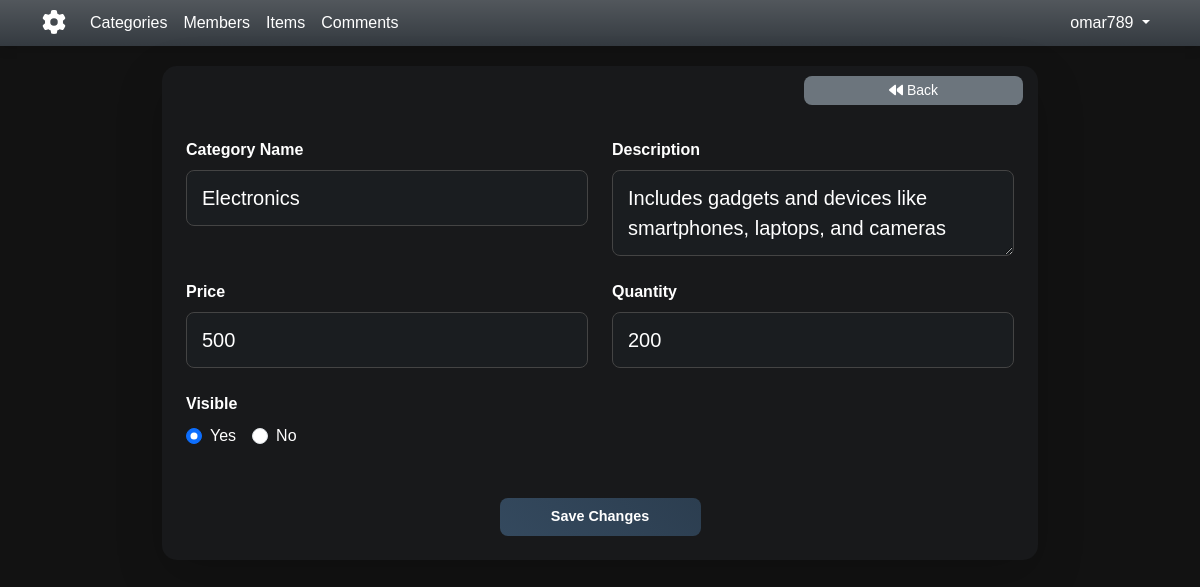
Screenshot of /admin/categories.php?do=edit&catid=1 (signed in) with the database file from the repository.
### tables this page shows
CREATE TABLE `categories` (
  `ID` int NOT NULL,
  `Name` varchar(255) NOT NULL,
  `Description` text,
  `Price` int NOT NULL DEFAULT '0',
  `Quantity` int NOT NULL DEFAULT '0',
  `Visibility` tinyint NOT NULL DEFAULT '0'
);

### admin/pagesCategorie/validEdit.php (called while the page is built, shortened)
<?php
$catid = isset($_GET['catid']) ? filter_var($_GET['catid'], FILTER_VALIDATE_INT) : 0;
$stmt = $con->prepare("SELECT * FROM categories WHERE ID = ?");
$stmt->execute([$catid]);
$cat = $stmt->fetch();
include 'pagesCategorie/edit.php';

### admin/pagesCategorie/edit.php (the view, shortened to what this page needs)
<div class="container-fluid">
    <div class="row justify-content-center">
        <div class="col-12 col-lg-9">
            <div class="card shadow-lg needs-validation">
                <a id="sortOrdering" class="btn btn-sm btn-secondary w-25" style="margin: 10px; position: absolute ; right: 5px" href="<?= $_SERVER['HTTP_REFERER'] ?>">
                    <i class="fa-solid fa-backward"></i> Back
                </a>
                <div class="p-4 mt-5">
                    <?php if (!empty($cat)): ?>
                        <form method="POST" action="categories.php?do=update" class="text-white" novalidate>
                            <div class="row mb-4">
                                <div class="col-md-6">
                                    <label for="name" class="form-label fw-bold">Category Name</label>
                                    <input type="text" class="form-control form-control-lg" name="name" value="<?= htmlspecialchars($cat['Name']) ?>" autocomplete="off" placeholder="Enter category name" required>
                                </div>
                                <div class="col-md-6">
                                    <label for="description" class="form-label fw-bold">Description</label>
                                    <textarea class="form-control form-control-lg" name="description" placeholder="Enter category description" required><?= htmlspecialchars($cat['Description']) ?></textarea>
                                </div>
                            </div>
                            <div class="row mb-4">
                                <div class="col-md-6">
                                    <label for="ordering" class="form-label fw-bold">Price</label>
                                    <input type="number" class="form-control form-control-lg" name="price" value="<?= htmlspecialchars($cat['Price']) ?>" placeholder="Enter price number" required>
                                </div>
                                <div class="col-md-6">
                                    <label for="ordering" class="form-label fw-bold">Quantity</label>
                                    <input type="number" class="form-control form-control-lg" name="quantity" value="<?= htmlspecialchars($cat['Quantity']) ?>" placeholder="Enter quantity number" required>
                                </div>
                            </div>
                            <div class="row mb-4">
                                <div class="col-md-6">
                                    <label class="form-label fw-bold">Visible</label>
                                    <div class="d-flex gap-3">
                                        <div class="form-check">
                                            <input class="form-check-input" type="radio" name="visibility" id="visibleYes" value="0" <?= $cat['Visibility'] == 0 ? 'checked' : '' ?>>
                                            <label class="form-check-label" for="visibleYes">Yes</label>
                                        </div>
                                        <div class="form-check">
                                            <input class="form-check-input" type="radio" name="visibility" id="visibleNo" value="1" <?= $cat['Visibility'] == 1 ? 'checked' : '' ?>>
                                            <label class="form-check-label" for="visibleNo">No</label>
                                        </div>
                                    </div>
                                </div>
                            </div>
                            <div class="row">
                                <div class="col-md-6 offset-md-3">
                                    <div class="d-grid mt-4">
                                        <button type="submit" class="btn btn-dark btn-lg fw-bold text-white">Save Changes</button>
                                    </div>
                                </div>
                            </div>
                        </form>
                    <?php endif; ?>
                </div>
            </div>
        </div>
    </div>
</div>

### admin/style/css/global/global.css (style rules this page uses)
:root { --bs-dark-rgb: 52, 58, 64; --bs-bg-opacity: 0.8; --white-color: #ffffff; --black-color: #000000; --primary-color: #007bff; --secondary-color: #0056b3; --success-color: #28a745; --danger-color: #dc3545; --warning-color: #e67e22; --info-color: #3498db; --shadow: 0 4px 10px rgba(0, 0, 0, 0.1); --transition: all 0.3s ease; }
body { margin: 0; padding: 0; background-color: rgba(var(--bs-dark-rgb), var(--bs-bg-opacity)); color: var(--white-color); font-family: 'Arial', sans-serif; }
a { text-decoration: none; color: inherit; }

### admin/style/css/pages/dashboard.css (style rules this page uses)
.btn { border-radius: 5px; text-decoration: none; font-size: 0.9em; transition: background 0.3s ease; }
.btn-secondary { background: #7f8c8d; color: #fff; }

### admin/style/css/forms/forms.css (style rules this page uses)
.needs-validation { background-color: rgba(var(--bs-dark-rgb), 0.2) !important; color: var(--white-color); }

### admin/style/css/main_pages/items.css (style rules this page uses)
.form-control-lg { width: 100%; }
.btn-dark { background-color: #343a40; border-color: #343a40; width: 50%; margin: 0 auto; }

### admin/style/css/main_pages/categorys.css (style rules this page uses)
body { background-color: #1a1d20; color: #ffffff; font-family: 'Arial', sans-serif; margin: 0; padding: 0; }
.form-control { background-color: #1a1d20; border: 1px solid #444; color: #ffffff; border-radius: 8px; padding: 12px 15px; transition: all 0.3s ease; }
.form-control::placeholder { color: #aaa; }
.btn-dark { background: linear-gradient(45deg, #34495e, #2c3e50); border: none; border-radius: 8px; padding: 12px 20px; font-size: 16px; transition: all 0.3s ease; }
body { background-color: #121212; color: #ffffff; }
.card { background-color: #1e1e1e; border: none; border-radius: 15px; margin-bottom: 20px; box-shadow: 0 4px 8px rgba(0, 0, 0, 0.2); transition: transform 0.3s ease, box-shadow 0.3s ease; }
.btn { border-radius: 8px; padding: 0.5rem 1rem; font-size: 0.9rem; transition: background-color 0.3s ease, transform 0.2s ease; }
.btn-secondary { background-color: #6c757d; border: none; }
.btn-sm { padding: 0.25rem 0.5rem; font-size: 0.875rem; }

### admin/style/css/main_pages/members.css (style rules this page uses)
div a { text-decoration: none; color: white; }

### admin/includes/templates/header.php (style rules this page uses)
body { font-family: 'Arial', sans-serif; }
body { background-color: #121212; color: #ffffff; }
* { scrollbar-width: thin; scrollbar-color: #555 #2c2c2c; }

### rows the page displays
categories: name "Electronics", description "Includes gadgets and devices like smartphones, laptops, and cameras", price "500", quantity "200", Visibility "☑ Yes", Visibility "☐ No"

### other values shown
lang('CATEGORIES') "Categories"
lang('MEMBER') "Members"
lang('ITEM') "Items"
lang('COMMENT') "Comments"
lang('ADMIN') "omar789"
